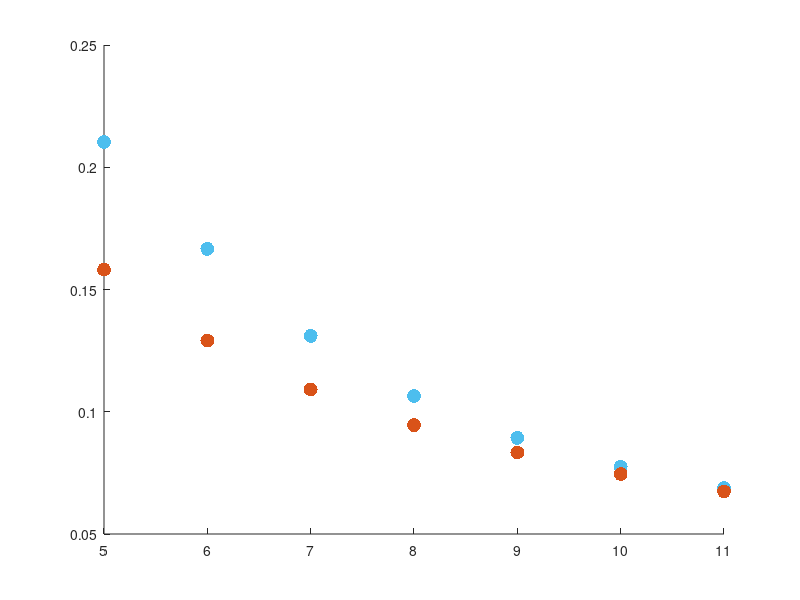

MATLAB code for this plot: (Note: this script raises an error after producing the figure.)
close all;

binomialN = 5 : 11;

eMax = .5 * binomialN .* (binomialN-1);

sigmaExpected = .5 * sqrt(eMax);

normSigmaExpected = sigmaExpected ./ eMax;



distributionSigmas = [
    5.0000,    0.2104;
    6.0000,    0.1666;
    7.0000,    0.1310;
    8.0000,    0.1065;
    9.0000,    0.0893;
   10.0000,    0.0775;
   11.0000,    0.0688;
];

distribution95Errors = [
    5.0000,    .0210 ;
    6.0000,    .0034;
    7.0000,    .0015;
    8.0000,    .0005;
    9.0000,    .00016;
   10.0000,    .00003;
   11.0000,    .00005;
];

figure1 = figure;

% Create axes
axes1 = axes('Parent',figure1);
hold(axes1,'on');


X1 = 5 : 11;
Y1 = distributionSigmas(:,2);
E1 = distribution95Errors(:,2);

%f = fit(X1',Y1,'power1');
% Create plot
plot(X1,Y1,'DisplayName','Fit Sigma of Norm. Edge Dist.','MarkerSize',30,...
    'Marker','.',...
    'LineStyle','none',...
    'Color',[0.301960796117783 0.745098054409027 0.933333337306976]);

plot(binomialN, normSigmaExpected, 'DisplayName','Normalized Binomial Distribution Sigma','MarkerSize',30,...
    'Marker','.',...
    'LineStyle','none');

%fX = 4 : .05 : 12;
%fY = f(fX);
%plot(fX, fY, 'DisplayName','Power Curve Best Fit', 'LineWidth',2);

% Create errorbar
errorbar(X1,Y1,E1,'DisplayName','95% Confidence Interval','Marker','+',...
    'LineStyle','none',...
    'LineWidth',2,...
    'Color',[0 0.447058826684952 0.74117648601532]);

% Create xlabel
xlabel('N Vertices');

% Create ylabel
ylabel('Sigma fit to Edge-Distribution');

%% Uncomment the following line to preserve the X-limits of the axes
xlim(axes1,[4 12]);
%% Uncomment the following line to preserve the Y-limits of the axes
ylim(axes1,[0 0.25]);
box(axes1,'on');
% Set the remaining axes properties
set(axes1,'FontSize',16);
% Create legend
legend1 = legend(axes1,'show');
set(legend1,...
    'Position',[0.184944710115731 0.205069124423963 0.438035541230769 0.105990783410138]);




hold(axes1, 'off');

print('ngraphs/decreasingsigma','-dpng');